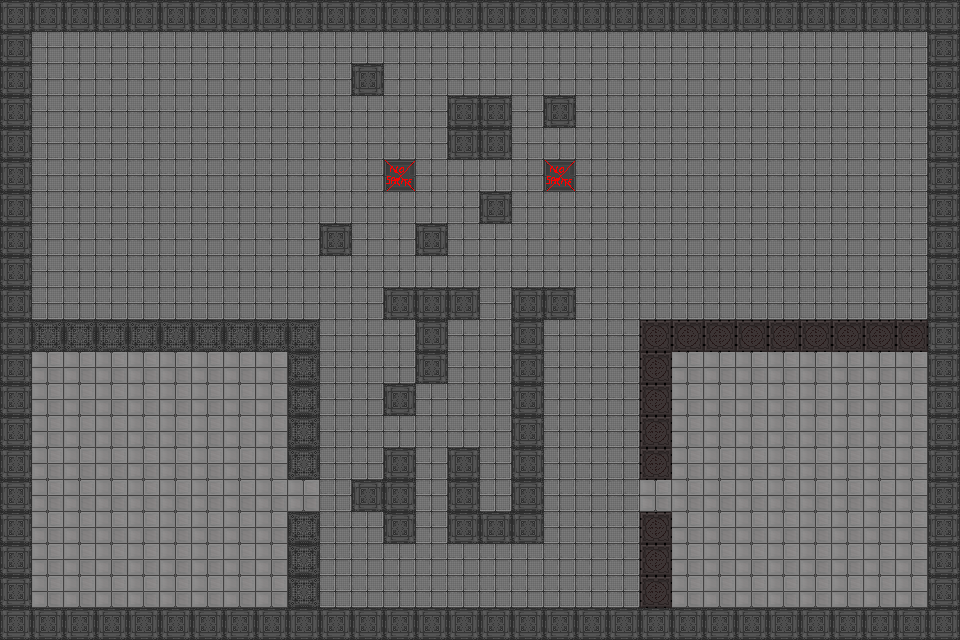

A level layout from a 2D game, rendered from its tile map. Below: a short description, then the map file with its tile-grid data intact:
An orthogonal 30x20 tile map with 32x32 px tiles, 1 tile layer (turfs), 2 tilesets.

<map version="1.10" tiledversion="1.12.2" orientation="orthogonal" renderorder="left-up" width="30" height="20" tilewidth="32" tileheight="32" infinite="0" nextlayerid="2" nextobjectid="1">
 <tileset firstgid="1" source="tiled/wall.tsx" />
 <tileset firstgid="5" source="tiled/floor.tsx" />
 <layer id="1" name="turfs" width="30" height="20">
  <data encoding="csv">
2,2,2,2,2,2,2,2,2,2,2,2,2,2,2,2,2,2,2,2,2,2,2,2,2,2,2,2,2,2,
2,7,7,7,7,7,7,7,7,7,7,7,7,7,7,7,7,7,7,7,7,7,7,7,7,7,7,7,7,2,
2,7,7,7,7,7,7,7,7,7,7,2,7,7,7,7,7,7,7,7,7,7,7,7,7,7,7,7,7,2,
2,7,7,7,7,7,7,7,7,7,7,7,7,7,2,2,7,2,7,7,7,7,7,7,7,7,7,7,7,2,
2,7,7,7,7,7,7,7,7,7,7,7,7,7,2,2,7,7,7,7,7,7,7,7,7,7,7,7,7,2,
2,7,7,7,7,7,7,7,7,7,7,7,1,7,7,7,7,1,7,7,7,7,7,7,7,7,7,7,7,2,
2,7,7,7,7,7,7,7,7,7,7,7,7,7,7,2,7,7,7,7,7,7,7,7,7,7,7,7,7,2,
2,7,7,7,7,7,7,7,7,7,2,7,7,2,7,7,7,7,7,7,7,7,7,7,7,7,7,7,7,2,
2,7,7,7,7,7,7,7,7,7,7,7,7,7,7,7,7,7,7,7,7,7,7,7,7,7,7,7,7,2,
2,7,7,7,7,7,7,7,7,7,7,7,2,2,2,7,2,2,7,7,7,7,7,7,7,7,7,7,7,2,
2,3,3,3,3,3,3,3,3,3,7,7,7,2,7,7,2,7,7,7,4,4,4,4,4,4,4,4,4,2,
2,6,6,6,6,6,6,6,6,3,7,7,7,2,7,7,2,7,7,7,4,6,6,6,6,6,6,6,6,2,
2,6,6,6,6,6,6,6,6,3,7,7,2,7,7,7,2,7,7,7,4,6,6,6,6,6,6,6,6,2,
2,6,6,6,6,6,6,6,6,3,7,7,7,7,7,7,2,7,7,7,4,6,6,6,6,6,6,6,6,2,
2,6,6,6,6,6,6,6,6,3,7,7,2,7,2,7,2,7,7,7,4,6,6,6,6,6,6,6,6,2,
2,6,6,6,6,6,6,6,6,6,7,2,2,7,2,7,2,7,7,7,6,6,6,6,6,6,6,6,6,2,
2,6,6,6,6,6,6,6,6,3,7,7,2,7,2,2,2,7,7,7,4,6,6,6,6,6,6,6,6,2,
2,6,6,6,6,6,6,6,6,3,7,7,7,7,7,7,7,7,7,7,4,6,6,6,6,6,6,6,6,2,
2,6,6,6,6,6,6,6,6,3,7,7,7,7,7,7,7,7,7,7,4,6,6,6,6,6,6,6,6,2,
2,2,2,2,2,2,2,2,2,2,2,2,2,2,2,2,2,2,2,2,2,2,2,2,2,2,2,2,2,2
</data>
 </layer>
</map>
